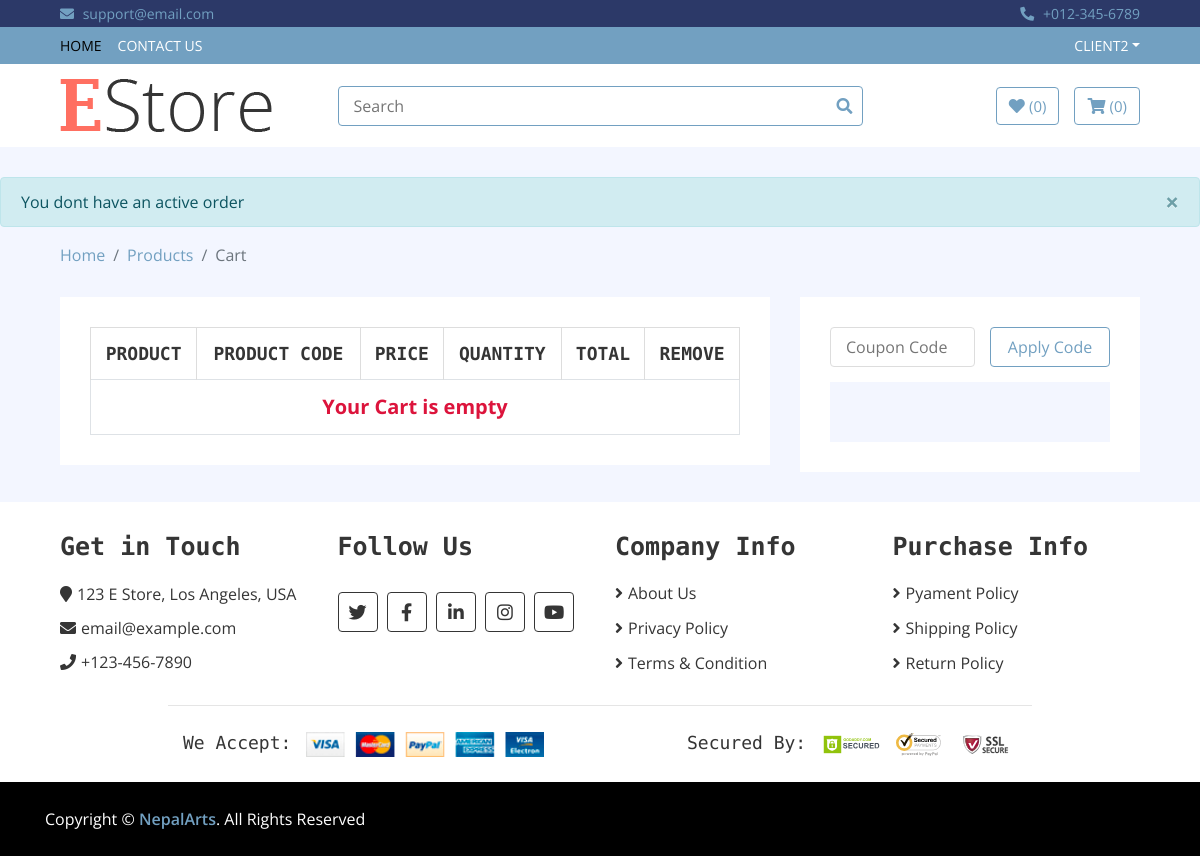
/mycart (signed in), run on an earlier commit of the app's database.
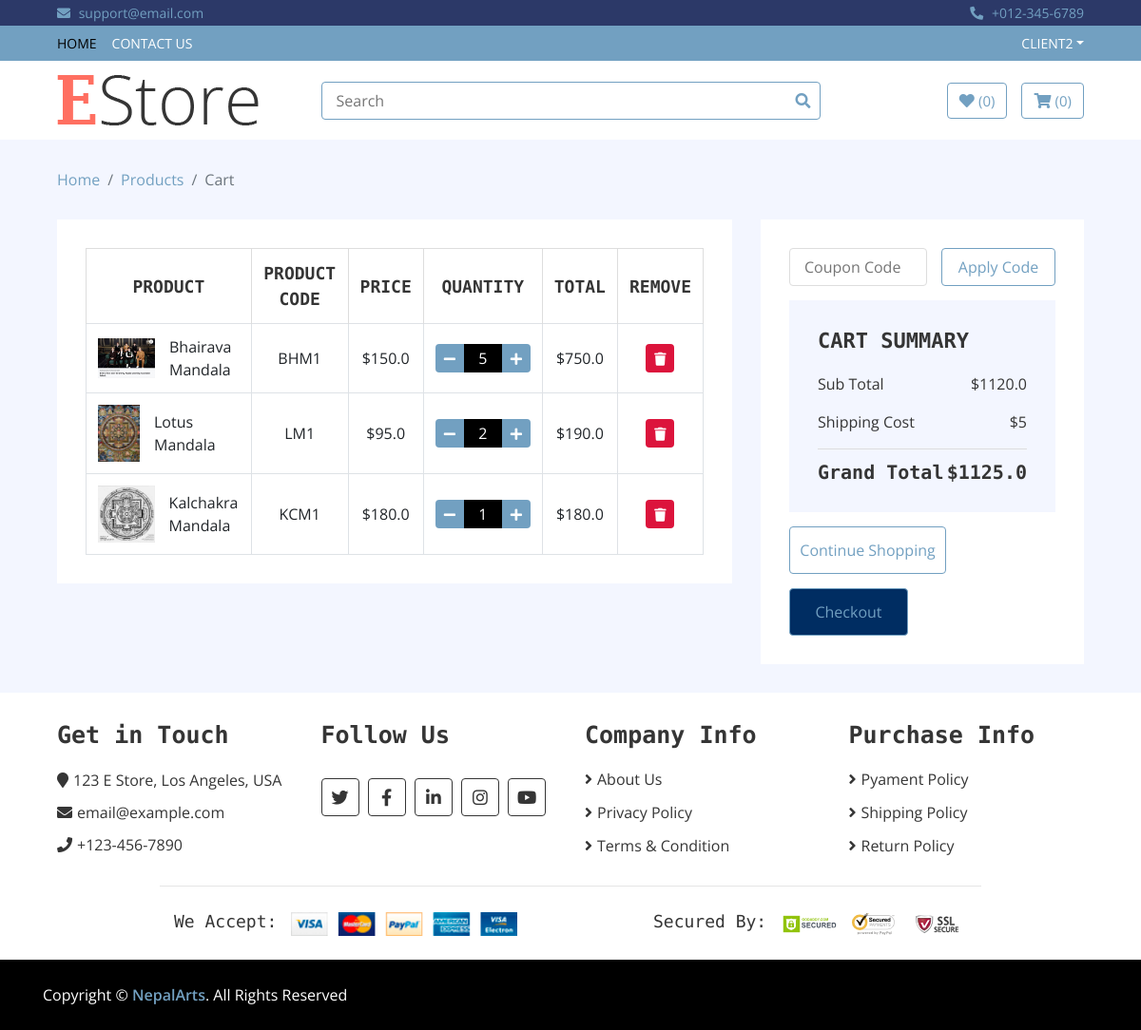
And on a later commit of the database.
### home/models.py (models this page shows, shortened)
class OrderItem(models.Model):
    slug = models.CharField(max_length=200, blank=True, null=True)
    customer = models.ForeignKey(User, on_delete=models.CASCADE, null=True)
    item = models.ForeignKey(Item, on_delete=models.SET_NULL, blank=True, null=True)
    quantity = models.IntegerField(default=1)
    ordered = models.BooleanField(default=False)
    def delete_cart_url(self):
        return reverse("home:delete-cart", kwargs={'slug':self.slug})
    def delete_single_cart_url(self):
        return reverse("home:delete-single-cart", kwargs={'slug':self.slug})
    def get_total_item_price(self):
        return self.quantity * self.item.price
    def get_total_item_discounted_price(self):
        return self.quantity * self.item.discounted_price
    def get_final_price(self):
        if self.item.discounted_price:
            return self.get_total_item_discounted_price()
        return self.get_total_item_price()

class Item(models.Model):
    title = models.CharField(max_length=300)
    slug = models.CharField(max_length=200, unique=True) #unique id
    item_code = models.CharField(max_length=100, blank=True)
    price = models.FloatField()
    discounted_price = models.FloatField(default=0)
    description = RichTextField(blank=True, null=True)
    category = models.ForeignKey(Category, on_delete = models.CASCADE)
    status = models.CharField(max_length=50, choices = STATUS)
    label = models.CharField(max_length=50, choices = LABEL, default='new')
    image = models.ImageField(upload_to = 'media')
    def get_url(self):
        return reverse("home:product-detail", kwargs={'slug':self.slug}) #if you want to pass ceratin dictionary to another page
    def get_cart_url(self):
        return reverse("home:add-to-cart", kwargs={'slug':self.slug}) # slug value is in item, so the function is made in item model.

class Order(models.Model):
    customer = models.ForeignKey(User, on_delete=models.CASCADE)
    items = models.ManyToManyField(OrderItem)
    ordered_date = models.DateTimeField(null=True)
    ordered = models.BooleanField(default=False)
    shipping_address = models.ForeignKey('Address', related_name='shipping_address', on_delete=models.SET_NULL, blank=True, null=True)
    billing_address = models.ForeignKey('Address', related_name='billing_address', on_delete=models.SET_NULL, blank=True, null=True)
    def get_sub_total(self):
        subtotal = 0
        for order_item in self.items.all():
            subtotal += order_item.get_final_price()
        return subtotal
    def get_cart_total(self):
        return 5 + self.get_sub_total()

### home/views.py (the view)
# urls.py: path('mycart', cartView.as_view(), name = 'mycart'),
class cartView(LoginRequiredMixin, BaseView): #requires login
    def get(self, request):
        try:
            self.views['order'] = Order.objects.get(customer = request.user, ordered=False)
            return render(request, 'cart.html', self.views)
        except ObjectDoesNotExist:
            messages.info(self.request, "You dont have an active order")
            return render(request, 'cart.html', self.views)

### templates/cart.html
{% extends 'base.html' %}
{% load static %}
{% block content %}
        {% if messages %}
        {% for message in messages %}
        <div style="margin-top: 1rem;" class="alert alert-{{ message.tags }} alert-dismissible fade show" role="alert">
            {{message}}
            <button type="button" class="close" data-dismiss="alert" aria-label="Close">
            <span aria-hidden="true">&times;</span>
            </button>
        </div>
        {% endfor %}
        {% endif %}
        <div class="breadcrumb-wrap">
            <div class="container-fluid">
                <ul class="breadcrumb">
                    <li class="breadcrumb-item"><a href="/">Home</a></li>
                    <li class="breadcrumb-item"><a href="product-list">Products</a></li>
                    <li class="breadcrumb-item active">Cart</li>
                </ul>
            </div>
        </div>
        <div class="cart-page">
            <div class="container-fluid">
                <div class="row">
                    <div class="col-lg-8">
                        <div class="cart-page-inner">
                            <div class="table-responsive">
                                <table class="table table-bordered">
                                    <thead class="thead-dark">
                                        <tr>
                                            <th>PRODUCT</th>
                                            <th>PRODUCT CODE</th>
                                            <th>PRICE</th>
                                            <th>QUANTITY</th>
                                            <th>TOTAL</th>
                                            <th>REMOVE</th>
                                        </tr>
                                    </thead>
                                    <tbody class="align-middle">
                                        {% for cart in order.items.all %}
                                        <tr>
                                            <td>
                                                <div class="img">
                                                    <a href="{{cart.item.get_url}}"><img src="{{cart.item.image.url}}" alt="Image"></a>
                                                    <p>{{cart.item.title}}</p>
                                                </div>
                                            </td>
                                            <td>
                                                {{cart.item.item_code}}
                                            </td>
                                            {% if cart.item.discounted_price > 0 %}
                                            <td>${{cart.item.discounted_price}}</td>
                                            {% else %}
                                            <td>${{cart.item.price}}</td>
                                            {% endif%}
                                            <td>
                                                <div class="qty">
                                                    <a href="{{cart.delete_single_cart_url}}"><button class="btn-minus"><i class="fa fa-minus"></i></button></a>
                                                    <input type="text" value="{{cart.quantity}}">
                                                    <a href="{{cart.item.get_cart_url}}"><button class="btn-plus"><i class="fa fa-plus"></i></button></a>
                                                </div>
                                            </td>
                                            <td>${{cart.get_final_price}}</td>
                                            <td><a href="{{cart.delete_cart_url}}"><button style="background-color: crimson;"><i class="fa fa-trash"></i></button></a></td>
                                        </tr>
                                        {% empty %}
                                        <tr>
                                            <td colspan="8" style="color: crimson; font-weight: bold;font-size: 20px;">Your Cart is empty</td>
                                        </tr>
                                        {% endfor %}
                                    </tbody>
                                </table>
                            </div>
                        </div>
                    </div>
                    <div class="col-lg-4">
                        <div class="cart-page-inner">
                            <div class="row">
                                <div class="col-md-12">
                                    <div class="coupon">
                                        <input type="text" placeholder="Coupon Code">
                                        <button>Apply Code</button>
                                    </div>
                                </div>
                                <div class="col-md-12">
                                    <div class="cart-summary">
                                        <div class="cart-content">
                                            {% if order.get_cart_total %}
                                            <h1>CART SUMMARY</h1>
                                            <p>Sub Total<span>${{order.get_sub_total}}</span></p>
                                            <p>Shipping Cost<span>$5</span></p>
                                            <h2>Grand Total<span>${{order.get_cart_total}}</span></h2>
                                        </div>
                                        <div class="cart-btn">
                                            <a href="product-list"><button style="width: 165px;margin-right:5px;">Continue Shopping</button></a>
                                            <a href="checkout" ><button style="margin-right:5px; background:  #002D62">Checkout</button></a>
                                            {% endif %}
                                        </div>
                                    </div>
                                </div>
                            </div>
                        </div>
                    </div>
                </div>
            </div>
        </div>
{% endblock %}

### templates/base.html (shortened to what this page needs)
{% load static %}
<!DOCTYPE html>
<html lang="en">
    <head>
        <link href="https://stackpath.bootstrapcdn.com/bootstrap/4.4.1/css/bootstrap.min.css" rel="stylesheet">
        <link href="https://cdnjs.cloudflare.com/ajax/libs/font-awesome/5.10.0/css/all.min.css" rel="stylesheet">
        <link href="{% static 'lib/slick/slick.css' %}" rel="stylesheet">
        <link href="{% static 'lib/slick/slick-theme.css' %}" rel="stylesheet">
        <link href="{% static 'css/style.css' %}" rel="stylesheet">
    </head>
    <body>
        <div class="top-bar">
            <div class="container-fluid">
                <div class="row">
                    <div class="col-sm-6">
                        <i class="fa fa-envelope"></i>
                        support@email.com
                    </div>
                    <div class="col-sm-6">
                        <i class="fa fa-phone-alt"></i>
                        +012-345-6789
                    </div>
                </div>
            </div>
        </div>
        <div class="nav">
            <div class="container-fluid">
                <nav class="navbar navbar-expand-md bg-dark navbar-dark">
                    <div class="collapse navbar-collapse justify-content-between" id="navbarCollapse">
                        <div class="navbar-nav mr-auto">
                            <a href="/" class="nav-item nav-link active">Home</a>
                            <a href="contact" class="nav-item nav-link">Contact Us</a>
                        </div>
                        {% if user.is_authenticated %}
                        <div class="navbar-nav ml-auto">
                            <div class="nav-item dropdown">
                                <a href="#" class="nav-link dropdown-toggle" data-toggle="dropdown">{{user.username}}</a>
                            </div>
                        </div>
                        {% endif %}
                    </div>
                </nav>
            </div>
        </div>
        <div class="bottom-bar">
            <div class="container-fluid">
                <div class="row align-items-center">
                    <div class="col-md-3">
                        <div class="logo">
                            <a href="index.html">
                                <img src="{% static 'img/logo.png' %}" alt="Logo">
                            </a>
                        </div>
                    </div>
                    <div class="col-md-6">
                        <form method="GET" action="{% url 'home:search' %}">
                        <div class="search">
                            <input name="query" type="text" placeholder="Search">
                            <button><i class="fa fa-search"></i></button>
                        </div>
                        </form>
                    </div>
                    <div class="col-md-3">
                        <div class="user">
                            <a href="wishlist.html" class="btn wishlist">
                                <i class="fa fa-heart"></i>
                                <span>(0)</span>
                            </a>
                            <a href="mycart" class="btn cart">
                                <i class="fa fa-shopping-cart"></i>
                                <span>(0)</span>
                            </a>
                        </div>
                    </div>
                </div>
            </div>
        </div>
        {% block content %}
        {% endblock %}
        <div class="footer">
            <div class="container-fluid">
                <div class="row">
                    <div class="col-lg-3 col-md-6">
                        <div class="footer-widget">
                            <h2>Get in Touch</h2>
                            <div class="contact-info">
                                <p><i class="fa fa-map-marker"></i>123 E Store, Los Angeles, USA</p>
                                <p><i class="fa fa-envelope"></i>email@example.com</p>
                                <p><i class="fa fa-phone"></i>+123-456-7890</p>
                            </div>
                        </div>
                    </div>
                    <div class="col-lg-3 col-md-6">
                        <div class="footer-widget">
                            <h2>Follow Us</h2>
                            <div class="contact-info">
                                <div class="social">
                                    <a href=""><i class="fab fa-twitter"></i></a>
                                    <a href=""><i class="fab fa-facebook-f"></i></a>
                                    <a href=""><i class="fab fa-linkedin-in"></i></a>
                                    <a href=""><i class="fab fa-instagram"></i></a>
                                    <a href=""><i class="fab fa-youtube"></i></a>
                                </div>
                            </div>
                        </div>
                    </div>
                    <div class="col-lg-3 col-md-6">
                        <div class="footer-widget">
                            <h2>Company Info</h2>
                            <ul>
                                <li><a href="#">About Us</a></li>
                                <li><a href="#">Privacy Policy</a></li>
                                <li><a href="#">Terms & Condition</a></li>
                            </ul>
                        </div>
                    </div>
                    <div class="col-lg-3 col-md-6">
                        <div class="footer-widget">
                            <h2>Purchase Info</h2>
                            <ul>
                                <li><a href="#">Pyament Policy</a></li>
                                <li><a href="#">Shipping Policy</a></li>
                                <li><a href="#">Return Policy</a></li>
                            </ul>
                        </div>
                    </div>
                </div>
                <div class="row payment align-items-center">
                    <div class="col-md-6">
                        <div class="payment-method">
                            <h2>We Accept:</h2>
                            <img src="{% static 'img/payment-method.png' %}" alt="Payment Method" />
                        </div>
                    </div>
                    <div class="col-md-6">
                        <div class="payment-security">
                            <h2>Secured By:</h2>
                            <img src="{% static 'img/godaddy.svg' %}" alt="Payment Security" />
                            <img src="{% static 'img/norton.svg' %}" alt="Payment Security" />
                            <img src="{% static 'img/ssl.svg' %}" alt="Payment Security" />
                        </div>
                    </div>
                </div>
            </div>
        </div>
        <div class="footer-bottom">
            <div class="container">
                <div class="row">
                    <div class="col-md-6 copyright">
                        <p>Copyright &copy; <a href="https://htmlcodex.com">NepalArts</a>. All Rights Reserved</p>
                    </div>
                </div>
            </div>
        </div>
    </body>
</html>

What changed in the data, as far as the page shows it:
added OrderItem: item.image (picture), item "Bhairava Mandala", item.item_code "BHM1", item.price "150.0", quantity "5", get_final_price "750.0"
added OrderItem: item.image (picture), item "Lotus Mandala", item.item_code "LM1", item.discounted_price "95.0", quantity "2", get_final_price "190.0"
added OrderItem: item.image (picture), item "Kalchakra Mandala", item.item_code "KCM1", item.discounted_price "180.0", quantity "1", get_final_price "180.0"
added Order: get_sub_total "1120.0", get_cart_total "1125.0"
Also different on the page:
text no longer shown: "Your Cart is empty"
text now shown: "CART SUMMARY Sub Total $ Shipping Cost $5 Grand Total $ Continue Shopping Checkout"
list line gone: "You dont have an active order ×"
